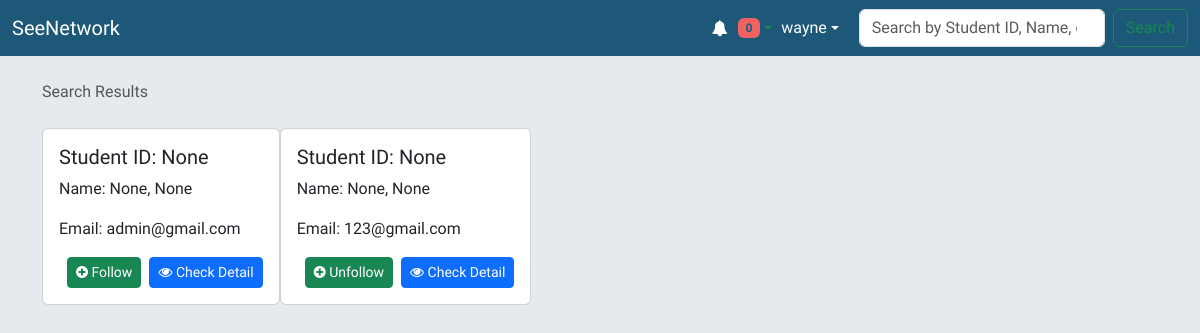
The app's page /search/ (signed in) with its own data.
### accounts/models.py (models this page shows, shortened)
class CustomUser(AbstractUser):
    student_id = models.CharField(max_length=10, unique=True, blank=True, null=True)
    first_name = models.CharField(max_length=30, blank=True, null=True)
    last_name = models.CharField(max_length=30, blank=True, null=True)
    nick_name = models.CharField(max_length=30, blank=True, null=True)
    gender = models.CharField(max_length=1, default='n', choices=Gender.choices)
    department = models.CharField(max_length=10, blank=True, null=True, choices=Department.choices)
    slug = models.SlugField(max_length=25, verbose_name='User Slug', unique=True)
    class Meta:
        verbose_name = 'User'
        verbose_name_plural = 'Users'

### network/views.py (the view)
# urls.py: path('search/', views.search_users, name='search_users'),
def search_users(request):
    query = request.GET.get('q', '')
    user=request.user
    results = User.objects.filter(Q(username__icontains=query) | Q(first_name__icontains=query) | Q(last_name__icontains=query) | Q(nick_name__icontains=query) | Q(email__icontains=query) | Q(student_id__icontains=query)).exclude(id=user.id)
    request_has_sent = list()
    friends = list()
    for result in results:
        if FriendRequest.objects.filter(sender=user.id, receiver=result.id, status="pending").first():
            request_has_sent.append(result)
        if Relationship.objects.filter(user=user.id, friend=result.id).first():
            friends.append(result)
    return render(
            request,
            'search_results.html',
            {
                'results': results,
                'query': query,
                'request_has_sent': request_has_sent,
                'friends': friends,
                })

### templates/search_results.html (shortened to what this page needs)
{% extends 'base.html' %}
{% block breadcrumb %}
  <li class="breadcrumb-item active">Search Results</li>
{% endblock %}
{% block content %}
  {% if results %}
    <div class="card-group">
      {% for user in results %}
        <form id="search-result-{{user.id}}" method="post" action="{% url 'send_friend_request' user.id%}">
          {% include 'includes/choice_relation.html' %}
        </form>
      {% endfor %}
    </div>
  {% endif %}
{% endblock %}

### templates/includes/nav.html (shortened to what this page needs)
<nav class="navbar navbar-expand-lg" style="background-color: #1D5879;">
  <div class="container-fluid">
    <a class="navbar-brand" href="{% url 'home' %}" style="color: white;">SeeNetwork</a>
    <div class="collapse navbar-collapse" id="mainMenu">
      <ul class="navbar-nav ms-auto">
        {% if user.is_authenticated %}{% load notifications_tags %}
          <li class="nav-item dropdown notification-ui">
            <a href="#" class="font-weight-bold text-success nav-link dropdown-toggle" id="notificationMenu" role="button" data-bs-toggle="dropdown" aria-haspopup="true" aria-expanded="false" style="color: white;">
              <i class="fa fa-bell" style="color: white;"></i>
              <span class='badge badge-pill' style="background-color: #EF6262; color: #1D5879;">
                {% notifications_unread as unread_count %}
                {% if unread_count %}
                  {{ unread_count }}
                {% else %}
                  0
                {% endif %}
              </span>
            </a>
            </div>
          <li class="nav-item dropdown">
            <a class="nav-link dropdown-toggle" href="#" id="userMenu" role="button" data-bs-toggle="dropdown" aria-haspopup="true" aria-expanded="false" style="color: white; padding-right: 20px; padding-left:1px;">
              {{ user.username }}
            </a>
          </li>
        {% else %}
          <form class="form-inline ml-auto">
            <a href="{% url 'login' %}" class="btn btn-outline-secondary" style="background-color: #1D5879; color: white;">Log in</a>
            <a href="{% url 'signup' %}" class="btn btn-primary ml-2" style="background-color: #FFAD5A; color: #1D5879;">Sign up</a>
          </form>
        {% endif %}
      {% if user.is_authenticated %}
        <form class="d-flex" method="get" action="{% url 'search_users' %}">
          <input type="search" class="form-control me-2" id="search_query" name="q" placeholder="Search by Student ID, Name, or Email" aria-abel="Search" required>
          <button class="btn btn-outline-success" type="submit">Search</button>
        </form>
      {% endif %}
    </div>
</nav>

### templates/includes/choice_relation.html
<div class="card mb-3">
    <div class="card-body">
        <h5 class="card-title">Student ID: {{ user.student_id }}</h5>
        <p class="card-text">Name: {{ user.first_name }}, {{ user.last_name }}</p>
        <p class="card-text">Email: {{ user.email }}</p>
        <div id="friend-request" class="d-flex align-items-center">
            <button id="friend-request-button-{{user.id}}" type="button" onclick="friendRequest({{user.id}})" class="btn btn-success btn-sm ms-2">
                <i id="friend-request-icon-{{user.id}}" class="fa fa-plus-circle"></i><span id="friend-request-text-{{user.id}}"> {% if user in request_has_sent %} Unfollow {% else %} Follow {% endif %}</span>
            </button>
            <a href="{% url 'profile_view' user.slug  %}" class="btn btn-primary btn-sm ms-2" role="button">
                <i class="fa fa-eye"></i> Check Detail
            </a>
        </div>
    </div>
</div>

### static/css/dark-light.css (style rules this page uses)
@media (prefers-color-scheme: light) { body { background: #809DA5; } }

### static/css/nav.css (style rules this page uses)
body { font-family: "Roboto", sans-serif; background: #E6E9ED; min-height: 100vh; position: relative; }
.notification-ui a { display: none; }
.notification-ui a, .nav-link.dropdown-toggle { padding: 8px 15px; display: flex; align-items: center; }
.notification-ui .fa-bell, .nav-link.dropdown-toggle .fa-user { margin-right: 10px; }
li.nav-item { list-style-type: none; margin: 0; padding: 0; }

### templates/base.html (style rules this page uses)
body { font-family: 'sans-hant'; }

### records on screen
CustomUser: username "wayne"
CustomUser: student_id "None", first_name "None", last_name "None", email "admin@gmail.com", shows "Follow"
CustomUser: student_id "None", first_name "None", last_name "None", email "123@gmail.com", shows "Unfollow"
